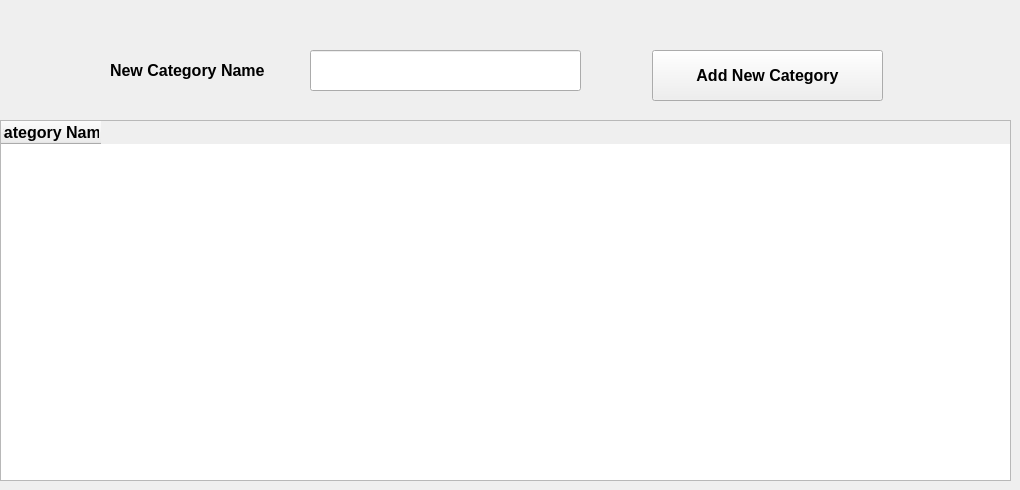
      <widget class="QWidget" name="tab_7">
       <attribute name="title">
        <string>Categories</string>
       </attribute>
       <widget class="QTableWidget" name="tableWidget_2">
        <property name="geometry">
         <rect>
          <x>0</x>
          <y>120</y>
          <width>1011</width>
          <height>361</height>
         </rect>
        </property>
        <property name="font">
         <font>
          <family>Segoe UI</family>
          <pointsize>12</pointsize>
          <bold>true</bold>
         </font>
        </property>
        <column>
         <property name="text">
          <string>Category Name</string>
         </property>
        </column>
       </widget>
       <widget class="QPushButton" name="pushButton_14">
        <property name="geometry">
         <rect>
          <x>652</x>
          <y>50</y>
          <width>231</width>
          <height>51</height>
         </rect>
        </property>
        <property name="font">
         <font>
          <family>Segoe UI</family>
          <pointsize>12</pointsize>
          <bold>true</bold>
         </font>
        </property>
        <property name="text">
         <string>Add New Category</string>
        </property>
       </widget>
       <widget class="QLineEdit" name="lineEdit_19">
        <property name="geometry">
         <rect>
          <x>310</x>
          <y>50</y>
          <width>271</width>
          <height>41</height>
         </rect>
        </property>
        <property name="font">
         <font>
          <family>Segoe UI</family>
          <pointsize>12</pointsize>
          <bold>true</bold>
         </font>
        </property>
       </widget>
       <widget class="QLabel" name="label_26">
        <property name="geometry">
         <rect>
          <x>110</x>
          <y>55</y>
          <width>201</width>
          <height>31</height>
         </rect>
        </property>
        <property name="font">
         <font>
          <family>Segoe UI</family>
          <pointsize>12</pointsize>
          <bold>true</bold>
         </font>
        </property>
        <property name="text">
         <string>New Category Name</string>
        </property>
       </widget>
      </widget>
